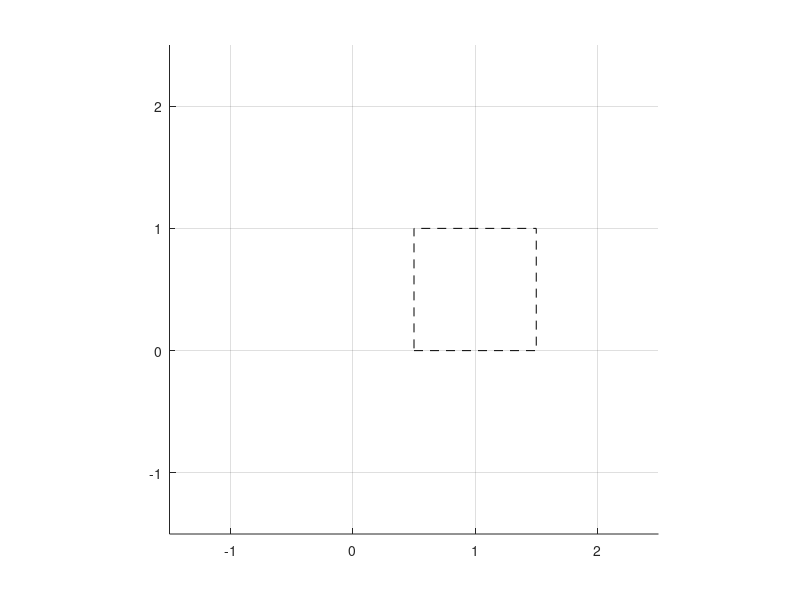

MATLAB code to generate this figure: (Note: this script raises an error after producing the figure.)
clc
clear
close all

global L1 L2
L1 = 1;
L2 = 1;
 
q_bef = [0; 0];
qd0 = [0; 0];

% Rectangle
x0_rec = 1; % Center X-coordinate of rectangle
y0_rec = 0.5; % Center Y-coordinate of rectangle
w_rec = 1;  % Width of rectangle
h_rec = 1;  % Height of rectangle

x0 = x0_rec - w_rec / 2;
xf = x0_rec + w_rec / 2;
y0 = y0_rec - h_rec / 2;
yf = y0_rec + h_rec / 2;

t0 = 0;
tf = 1 + 0.25;
delta = 0.008;

figure;
hold on;
axis equal;
grid on;
xlim([-1.5, 2.5]);
ylim([-1.5, 2.5]);

% Plot desired rectangle path as a dotted line
plot([x0 xf xf x0 x0], [y0 y0 yf yf y0], 'k--');

Kp = 10; % gain stability

path_x = [];
path_y = [];

for t = t0:delta:tf
    % path rectangle
    ts = (tf - t0) / 5;
    if t >= t0 && t < t0 + ts
        % First side: from (x0,y0) to (xf,y0)
        xd = x0 + (xf - x0) * (t - t0) / ts;
        yd = y0;
        xdotd = (xf - x0) / ts;
        ydotd = 0;
    elseif t >= t0 + ts && t < t0 + 2*ts
        % Second side: from (xf,y0) to (xf,yf)
        xd = xf;
        yd = y0 + (yf - y0) * (t - (t0 + ts)) / ts;
        xdotd = 0;
        ydotd = (yf - y0) / ts;
    elseif t >= t0 + 2*ts && t < t0 + 3*ts
        % Third side: from (xf,yf) to (x0,yf)
        xd = xf - (xf - x0) * (t - (t0 + 2*ts)) / ts;
        yd = yf;
        xdotd = -(xf - x0) / ts;
        ydotd = 0;
    elseif t >= t0 + 3*ts && t < t0 + 4*ts
        % Fourth side: from (x0,yf) to (x0,y0)
        xd = x0;
        yd = yf - (yf - y0) * (t - (t0 + 3*ts)) / ts;
        xdotd = 0;
        ydotd = -(yf - y0) / ts;
    elseif t >= t0 + 4*ts && t <= tf
        % back to first
        xd = x0 + (xf - x0) * (t - (t0 + 4*ts)) / ts;
        yd = y0;
        xdotd = (xf - x0) / ts;
        ydotd = 0;
    end

    % forward kinematics
    [p0, p1, p2] = ForKin(q_bef);

    % position error
    e = [xd; yd; 0] - p2;

    % desired velocity
    rd = [xdotd; ydotd; 0] + Kp * e;

    % joint velocities
    qd = InvKin(q_bef, rd, qd0);

    % Update joint positions
    q = q_bef + qd * delta;

    % forward kinematics
    [p0, p1, p2] = ForKin(q);
    
    path_x = [path_x; p2(1)];
    path_y = [path_y; p2(2)];

    % Plot the manipulator
    clf; % Clear figure
    hold on;
    axis equal;
    grid on;
    xlim([-1.5, 2.5]);
    ylim([-1.5, 2.5]);
    plot([x0 xf xf x0 x0], [y0 y0 yf yf y0], 'k--'); % Desired path
    plot(path_x, path_y, 'r-', 'LineWidth', 1); % Actual end-effector path
    plot([p0(1) p1(1)], [p0(2) p1(2)], 'b-', 'LineWidth', 2); % Link 1
    plot([p1(1) p2(1)], [p1(2) p2(2)], 'b-', 'LineWidth', 2); % Link 2
    
    % Plot joints
    plot(p0(1), p0(2), 'ko', 'MarkerSize', 5, 'MarkerFaceColor', 'k'); % Base joint
    plot(p1(1), p1(2), 'ko', 'MarkerSize', 5, 'MarkerFaceColor', 'k'); % Joint 1
    plot(p2(1), p2(2), 'ko', 'MarkerSize', 5, 'MarkerFaceColor', 'k'); % Joint 2
        
    title('2-Link Manipulator Animation');
    xlabel('X Position');
    ylabel('Y Position');
    drawnow;

    q_bef = q;

end
